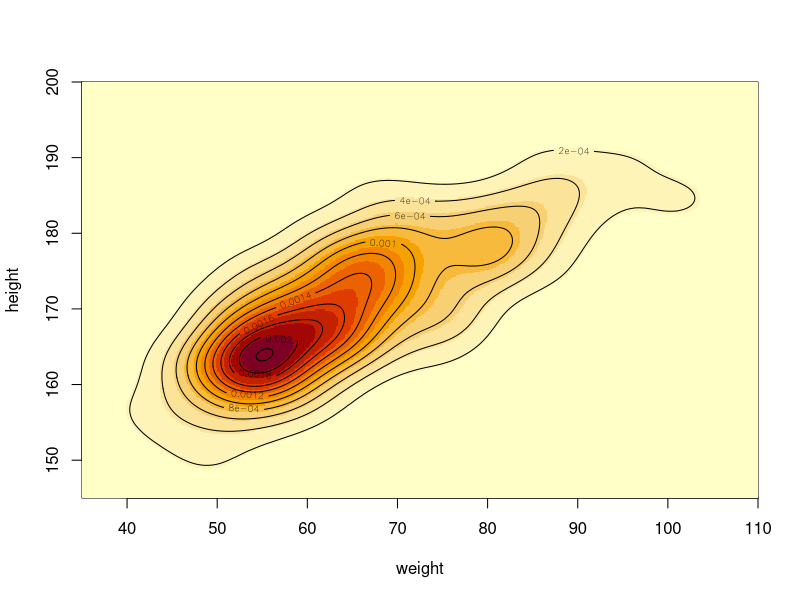

R code for this plot:
require(car)
require(KernSmooth)

# change working directory
frame_files <- lapply(sys.frames(), function(x) x$ofile)
frame_files <- Filter(Negate(is.null), frame_files)
setwd(dirname(frame_files[[length(frame_files)]]))

summary(Davis)
# sex         weight          height          repwt            repht
# F:112   Min.   : 39.0   Min.   : 57.0   Min.   : 41.00   Min.   :148.0
# M: 88   1st Qu.: 55.0   1st Qu.:164.0   1st Qu.: 55.00   1st Qu.:160.5
#         Median : 63.0   Median :169.5   Median : 63.00   Median :168.0
#         Mean   : 65.8   Mean   :170.0   Mean   : 65.62   Mean   :168.5
#         3rd Qu.: 74.0   3rd Qu.:177.2   3rd Qu.: 73.50   3rd Qu.:175.0
#         Max.   :166.0   Max.   :197.0   Max.   :124.00   Max.   :200.0
#                                         NA's   :17       NA's   :17

N <- length(Davis$weight)
mu <- mean(Davis$weight)
x <- Davis[,c("weight", "height")]
h <- c(dpik(x$weight), dpik(x$height)) # esitame kernel-bandwidth
est <- bkde2D(x, bandwidth=h, gridsize=c(10^3, 10^3)) # gridsize 1000
d <- list(x=est$x1, y=est$x2, z=est$fhat)

image(d, xlim=c(35, 110), ylim=c(145, 200), xlab="weight", ylab="height")
contour(d, add=T)
